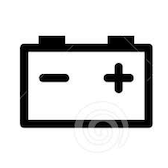
#> input picture draw-display/assets/source/batt.png, 168 x 168 px
$ python logo-to-epd.py ../draw-display/assets/source/batt.png ../draw-display/assets/source/low.png
#> lines starting #> are read from the running program, lines starting #| are printed output that depends on the picture; after the words box and inside, x2 and y2 are one past the last pixel; in counts of white or black regions, pixels touching at a corner belong together
#!/usr/bin/env python3
"""Turn the EoI logo into a ready-to-send framebuffer for the 5.79" e-paper panel.

The display boards paint this on the battery's shutdown warning, with only the
time before the 24 V dies to do it in. So nothing is rendered on the MCU: the
output is the exact 26928 bytes `Epd5in79` clocks out, and the firmware passes
them straight from flash to the panel.

Layout is the panel's own, upright: 792x272, 99 bytes per row, MSB-first, a set
bit is **white** (the controller's RAM polarity, see `epd5in79`). The firmware
derives the 180-degree version for an inverted panel at compile time.

The logo is cropped to its ink, scaled to fit inside a margin, centred, and
thresholded. A preview PNG is written next to the output for checking by eye.

Usage: logo-to-epd.py <logo.png> <out.bin>
   eg: support/logo-to-epd.py eoi-logo--monochrome-black.png \\
           firmware/app/assets/shutdown-logo.bin
"""
import sys

from PIL import Image

WIDTH, HEIGHT = 792, 272
# Clear space around the logo on every side, in panel pixels.
MARGIN = 36
# Scaled pixels darker than this become ink. The logo is solid black on
# transparent, so only the anti-aliased edges are in between.
INK_THRESHOLD = 128


def main(src_path, out_path):
#> called with src_path = '../draw-display/assets/source/batt.png', out_path = '../draw-display/assets/source/low.png'
    src = Image.open(src_path).convert("RGBA")
    # Transparent background -> white, so the alpha edge blends to grey.
    flat = Image.new("RGBA", src.size, (255, 255, 255, 255))
#> flat: PIL image 168x168 RGBA; every value is 255
    flat.alpha_composite(src)
    grey = flat.convert("L")
    grey = grey.crop(Image.eval(grey, lambda p: 255 - p).getbbox())
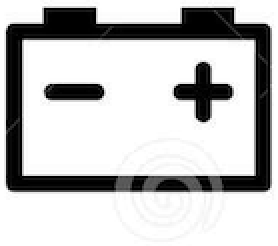
#> grey: PIL image 139x123 L (shown 2 times larger); min 0, max 255, mean 193.6

    scale = min((WIDTH - 2 * MARGIN) / grey.width, (HEIGHT - 2 * MARGIN) / grey.height)
#> scale = 1.63
    size = (round(grey.width * scale), round(grey.height * scale))
#> size = (226, 200)
    logo = grey.resize(size, Image.LANCZOS)
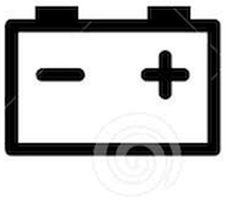
#> logo: PIL image 226x200 L; min 0, max 255, mean 193.7

    canvas = Image.new("L", (WIDTH, HEIGHT), 255)
#> canvas: PIL image 792x272 L; every value is 255
    canvas.paste(logo, ((WIDTH - size[0]) // 2, (HEIGHT - size[1]) // 2))
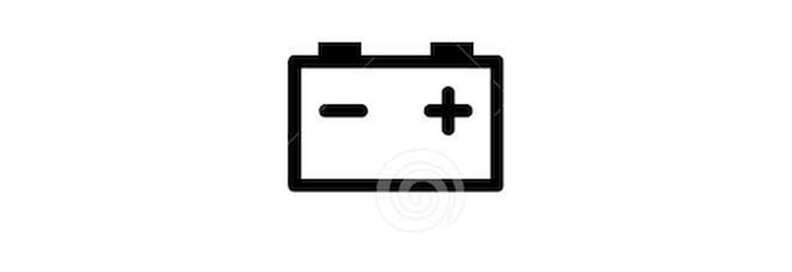
#> canvas: PIL image 792x272 L; min 0, max 255, mean 242.1
    mono = canvas.point(lambda p: 255 if p >= INK_THRESHOLD else 0, "1")
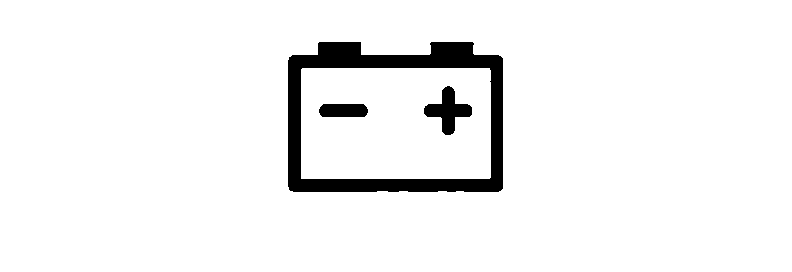
#> mono: PIL image 792x272 1; 94.9% white; 3 black regions, box (x1, y1, x2, y2) and area: (288, 42, 503, 192) 9409, (424, 86, 472, 135) 1031, (319, 104, 368, 117) 601

    # Mode "1" packs MSB-first with 1 = white, which is the panel's layout as is.
    data = mono.tobytes()
    assert len(data) == WIDTH * HEIGHT // 8, len(data)
    with open(out_path, "wb") as f:
        f.write(data)
    mono.save(out_path.rsplit(".", 1)[0] + "-preview.png")
    print(f"{out_path}: logo {size[0]}x{size[1]} on {WIDTH}x{HEIGHT}, {len(data)} bytes")
#| ../draw-display/assets/source/low.png: logo 226x200 on 792x272, 26928 bytes


if __name__ == "__main__":
    if len(sys.argv) != 3:
        sys.exit(__doc__)
    main(sys.argv[1], sys.argv[2])

$ run again, on draw-display/assets/source/temp.png
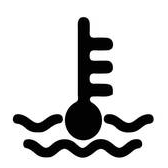
#> input picture draw-display/assets/source/temp.png, 168 x 168 px
#> flat: PIL image 168x168 RGBA; every value is 255
#> in main, `logo = grey.resize(size, Image.LANCZOS)`:
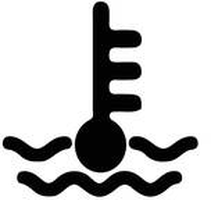
#> logo: PIL image 211x200 L; min 0, max 255, mean 193.4
#> in main, `mono = canvas.point(lambda p: 255 if p >= INK_THRESHOLD else 0, "1")`:
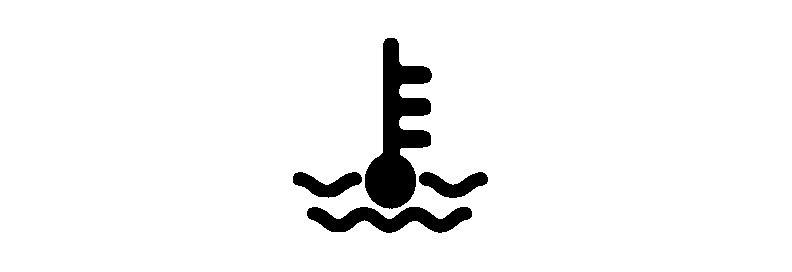
#> mono: PIL image 792x272 1; 95.3% white; 4 black regions, box (x1, y1, x2, y2) and area: (365, 38, 432, 209) 5773, (307, 207, 472, 233) 2492, (419, 172, 488, 198) 985, (293, 172, 362, 198) 977
#| ../draw-display/assets/source/temp.png: logo 211x200 on 792x272, 26928 bytes
